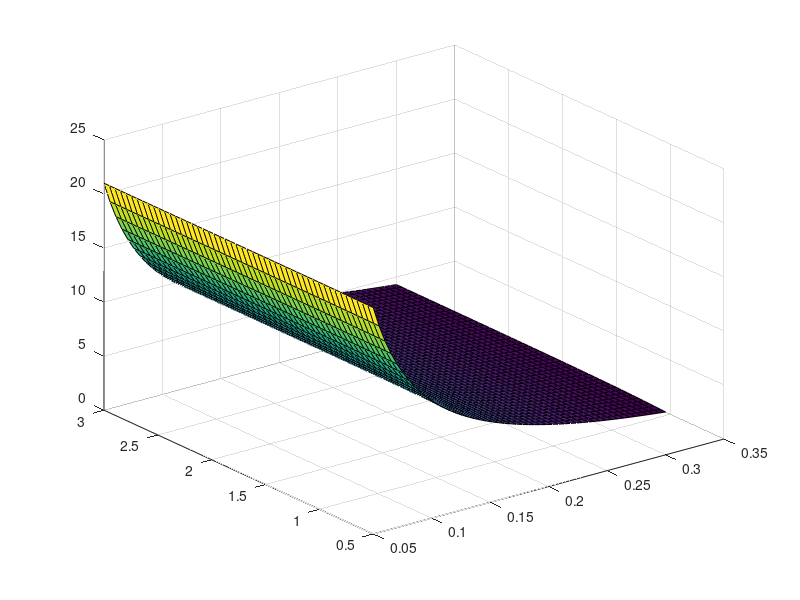

The MATLAB script that drew this image:
F=linspace(0.05,0.3,50);
kf=linspace(0.5,3,50);
[F,kf]=meshgrid(F,kf);
Y=1/2+1./(2.*F)+1/4.* ( (2.*(2.11+kf+kf./F+pi).*(1+1./F)-4-4.44./F-4.*pi) ./ (sqrt( (2.11+kf+kf./F+pi).^2-4.44 - 4.*kf-4.44.*kf./F-4.44.*pi-4.*pi.*kf )));
surf(F,kf,Y)